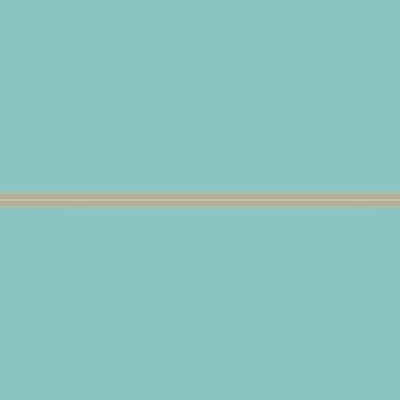
Frame 1 (no input)
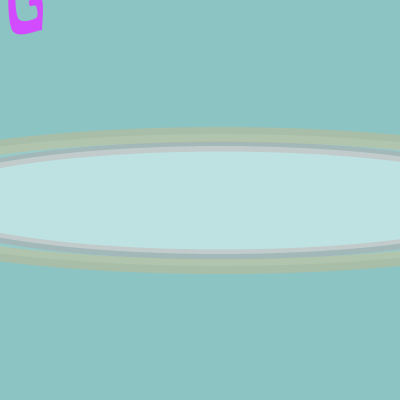
Frame 60 (the mouse pressed at the canvas centre just before this capture)
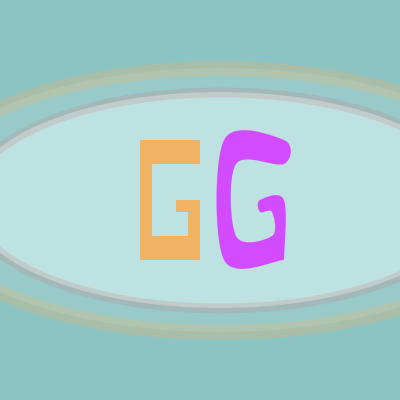
Frame 120 (the mouse held since frame 60 and released just before this capture)

The Processing sketch that drew these frames (run headless with seeded random() and noise(); from frame 60 on, the mouse is pressed at the canvas centre):

// Processing sketch: processing_71131
// ── processing_71131.pde

//Gloriana Gonzalez
//gloriang@andrew.cmu.edu
//Homework #2
//Copyright Gloriana Gonzale, Pittsburgh, August 2012

float px, py, wd, ht;
color col, col2;

void setup ()
{
size(400, 400);
px=width*.5;
py=height*.5;
wd= 150;
ht= 150;
col= color(240, 180, 100);
col2= color (210, 75, 750);
}


void draw()
{
background (140, 195, 195);

 back (px, py, width-frameCount%width, frameCount%height);
  initials (mouseX, mouseY, frameCount%width, frameCount%height);
  
   }


void back (float x, float y, float w, float h)
{
strokeWeight(10);
stroke(210, 75, 75, 50);
fill(190, 225, 225);
ellipse(x+x*.1, y, w*1.8, h*1.8);
fill(190, 225, 225, 60);
strokeWeight(15);
stroke(240,180,100, 70);
ellipse(x+x*.1, y, w*2.2, h*2.2);
}

void initials (float x, float y,  float w,  float h)
{
//Left G
noStroke();
fill(col);
beginShape();
vertex(x, y+.5*h);
vertex(x, y);
vertex(x-w*.2, y);
vertex(x-w*.2, y+h*.1);
vertex(x-w*.1, y+h*.1);
vertex(x-w*.1, y+h*.3);
vertex(x-w*.4, y+h*.3);
vertex(x-w*.4, y-h*.3);
vertex(x, y-h*.3);
vertex(x, y-h*.5);
vertex(x-w*.5, y-h*.5);
vertex(x-w*.5, y+h*.5);
vertex(x, y+.5*h);
endShape();


//Right G
fill (col2);
beginShape();
curveVertex(x+w*.7,y+.5*h);
curveVertex(x+w*.7, y+.5*h);
curveVertex(x+w*.7, y);
curveVertex(x+w*.7-w*.2, y);
curveVertex(x+w*.7-w*.2, y+h*.1);
curveVertex(x+w*.7-w*.1, y+h*.1);
curveVertex(x+w*.7-w*.1, y+h*.3);
curveVertex(x+w*.7-w*.4, y+h*.3);
curveVertex(x+w*.7-w*.4, y-h*.3);
curveVertex(x+w*.7, y-h*.3);
curveVertex(x+w*.7, y-h*.5);
curveVertex(x+w*.7-w*.5, y-h*.5);
curveVertex(x+w*.7-w*.5, y+h*.5);
curveVertex(x+w*.7, y+.5*h);
curveVertex(x+w*.7,y+.5*h);
endShape();
}

void keyPressed() {
   if (keyCode == SHIFT) {
     col=color(random(255), random(255), random(255));
     col2=color(random(255), random(255), random(255));
   }
     
       
   

}
